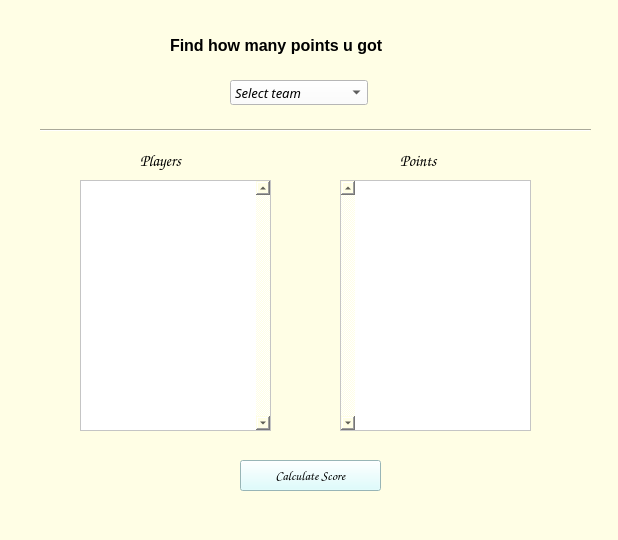
<?xml version="1.0" encoding="UTF-8"?>
<ui version="4.0">
 <class>evaluate_team</class>
 <widget class="QDialog" name="evaluate_team">
  <property name="geometry">
   <rect>
    <x>0</x>
    <y>0</y>
    <width>618</width>
    <height>540</height>
   </rect>
  </property>
  <property name="font">
   <font>
    <family>Yu Gothic UI</family>
   </font>
  </property>
  <property name="windowTitle">
   <string>Dialog</string>
  </property>
  <property name="styleSheet">
   <string notr="true">
background-color: rgb(255, 254, 229);</string>
  </property>
  <widget class="QLabel" name="label">
   <property name="geometry">
    <rect>
     <x>170</x>
     <y>20</y>
     <width>261</width>
     <height>51</height>
    </rect>
   </property>
   <property name="font">
    <font>
     <family>Yu Gothic UI</family>
     <pointsize>12</pointsize>
     <weight>75</weight>
     <bold>true</bold>
    </font>
   </property>
   <property name="text">
    <string>Find how many points u got</string>
   </property>
  </widget>
  <widget class="QComboBox" name="selectteam_cb">
   <property name="geometry">
    <rect>
     <x>230</x>
     <y>80</y>
     <width>138</width>
     <height>25</height>
    </rect>
   </property>
   <property name="font">
    <font>
     <family>Century Gothic</family>
     <pointsize>10</pointsize>
     <weight>9</weight>
     <italic>true</italic>
     <bold>false</bold>
    </font>
   </property>
   <property name="layoutDirection">
    <enum>Qt::LeftToRight</enum>
   </property>
   <property name="styleSheet">
    <string notr="true">background-color: rgb(255, 255, 255);
font: 75 italic 10pt &quot;Century Gothic&quot;;</string>
   </property>
   <property name="currentText">
    <string>Select team</string>
   </property>
   <property name="maxVisibleItems">
    <number>15</number>
   </property>
   <property name="sizeAdjustPolicy">
    <enum>QComboBox::AdjustToMinimumContentsLengthWithIcon</enum>
   </property>
   <item>
    <property name="text">
     <string>Select team</string>
    </property>
   </item>
  </widget>
  <widget class="Line" name="line">
   <property name="geometry">
    <rect>
     <x>40</x>
     <y>110</y>
     <width>551</width>
     <height>41</height>
    </rect>
   </property>
   <property name="styleSheet">
    <string notr="true">color: rgb(0, 0, 0);</string>
   </property>
   <property name="orientation">
    <enum>Qt::Horizontal</enum>
   </property>
  </widget>
  <widget class="QLabel" name="label_2">
   <property name="geometry">
    <rect>
     <x>140</x>
     <y>150</y>
     <width>81</width>
     <height>21</height>
    </rect>
   </property>
   <property name="font">
    <font>
     <family>Comic Sans MS</family>
     <pointsize>12</pointsize>
     <weight>75</weight>
     <italic>false</italic>
     <bold>true</bold>
    </font>
   </property>
   <property name="text">
    <string>Players</string>
   </property>
  </widget>
  <widget class="QLabel" name="label_3">
   <property name="geometry">
    <rect>
     <x>400</x>
     <y>150</y>
     <width>81</width>
     <height>21</height>
    </rect>
   </property>
   <property name="font">
    <font>
     <family>Comic Sans MS</family>
     <pointsize>12</pointsize>
     <weight>75</weight>
     <bold>true</bold>
    </font>
   </property>
   <property name="text">
    <string>Points</string>
   </property>
  </widget>
  <widget class="QPushButton" name="calcscore_btn">
   <property name="enabled">
    <bool>true</bool>
   </property>
   <property name="geometry">
    <rect>
     <x>240</x>
     <y>460</y>
     <width>141</width>
     <height>31</height>
    </rect>
   </property>
   <property name="font">
    <font>
     <family>Comic Sans MS</family>
     <pointsize>10</pointsize>
    </font>
   </property>
   <property name="cursor">
    <cursorShape>ArrowCursor</cursorShape>
   </property>
   <property name="statusTip">
    <string>calculating score</string>
   </property>
   <property name="styleSheet">
    <string notr="true">background-color: rgb(213, 254, 255);</string>
   </property>
   <property name="text">
    <string>Calculate Score</string>
   </property>
   <property name="autoDefault">
    <bool>false</bool>
   </property>
  </widget>
  <widget class="QListWidget" name="players_lw">
   <property name="geometry">
    <rect>
     <x>80</x>
     <y>180</y>
     <width>191</width>
     <height>251</height>
    </rect>
   </property>
   <property name="font">
    <font>
     <family>Comic Sans MS</family>
     <pointsize>10</pointsize>
     <weight>75</weight>
     <bold>true</bold>
    </font>
   </property>
   <property name="styleSheet">
    <string notr="true">background-color: rgb(255, 255, 255);</string>
   </property>
   <property name="verticalScrollBarPolicy">
    <enum>Qt::ScrollBarAlwaysOn</enum>
   </property>
   <property name="defaultDropAction">
    <enum>Qt::IgnoreAction</enum>
   </property>
   <property name="selectionMode">
    <enum>QAbstractItemView::NoSelection</enum>
   </property>
  </widget>
  <widget class="QListWidget" name="scores_lw">
   <property name="geometry">
    <rect>
     <x>340</x>
     <y>180</y>
     <width>191</width>
     <height>251</height>
    </rect>
   </property>
   <property name="font">
    <font>
     <family>Comic Sans MS</family>
     <pointsize>10</pointsize>
     <weight>75</weight>
     <bold>true</bold>
    </font>
   </property>
   <property name="layoutDirection">
    <enum>Qt::RightToLeft</enum>
   </property>
   <property name="styleSheet">
    <string notr="true">background-color: rgb(255, 255, 255);</string>
   </property>
   <property name="verticalScrollBarPolicy">
    <enum>Qt::ScrollBarAlwaysOn</enum>
   </property>
   <property name="selectionMode">
    <enum>QAbstractItemView::NoSelection</enum>
   </property>
  </widget>
 </widget>
 <resources/>
 <connections/>
</ui>
